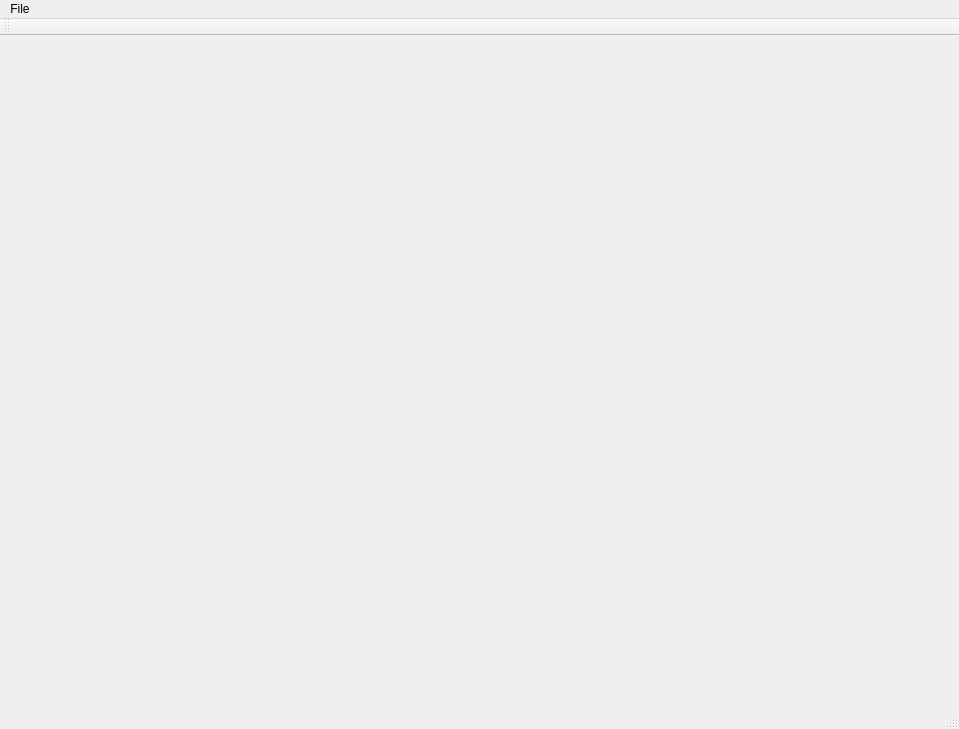
<?xml version="1.0" encoding="UTF-8"?>
<ui version="4.0">
 <class>QT_GUIClass</class>
 <widget class="QMainWindow" name="QT_GUIClass">
  <property name="geometry">
   <rect>
    <x>0</x>
    <y>0</y>
    <width>959</width>
    <height>729</height>
   </rect>
  </property>
  <property name="windowTitle">
   <string>QT_GUI</string>
  </property>
  <widget class="QWidget" name="centralWidget">
   <widget class="QWidget" name="verticalLayoutWidget">
    <property name="geometry">
     <rect>
      <x>240</x>
      <y>0</y>
      <width>421</width>
      <height>671</height>
     </rect>
    </property>
    <layout class="QVBoxLayout" name="verticalLayoutOpenGL">
     <item>
      <spacer name="verticalSpacer">
       <property name="orientation">
        <enum>Qt::Vertical</enum>
       </property>
       <property name="sizeHint" stdset="0">
        <size>
         <width>20</width>
         <height>40</height>
        </size>
       </property>
      </spacer>
     </item>
    </layout>
   </widget>
  </widget>
  <widget class="QMenuBar" name="menuBar">
   <property name="geometry">
    <rect>
     <x>0</x>
     <y>0</y>
     <width>959</width>
     <height>21</height>
    </rect>
   </property>
   <widget class="QMenu" name="menuFile">
    <property name="title">
     <string>File</string>
    </property>
    <addaction name="actionLoad"/>
   </widget>
   <addaction name="menuFile"/>
  </widget>
  <widget class="QToolBar" name="mainToolBar">
   <attribute name="toolBarArea">
    <enum>TopToolBarArea</enum>
   </attribute>
   <attribute name="toolBarBreak">
    <bool>false</bool>
   </attribute>
  </widget>
  <widget class="QStatusBar" name="statusBar"/>
  <action name="actionLoad">
   <property name="text">
    <string>Load</string>
   </property>
  </action>
 </widget>
 <layoutdefault spacing="6" margin="11"/>
 <resources>
  <include location="qt_gui.qrc"/>
 </resources>
 <connections/>
</ui>
